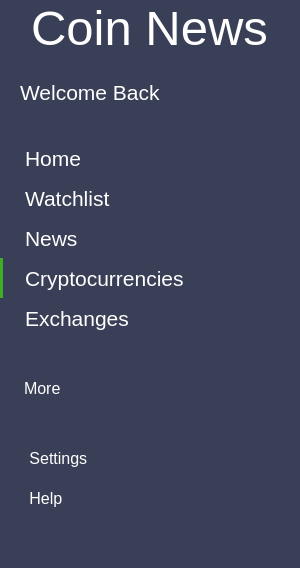
     <widget class="QWidget" name="menulWidget" native="true">
      <property name="sizePolicy">
       <sizepolicy hsizetype="Fixed" vsizetype="Preferred">
        <horstretch>0</horstretch>
        <verstretch>0</verstretch>
       </sizepolicy>
      </property>
      <property name="minimumSize">
       <size>
        <width>300</width>
        <height>0</height>
       </size>
      </property>
      <property name="maximumSize">
       <size>
        <width>300</width>
        <height>16777215</height>
       </size>
      </property>
      <property name="styleSheet">
       <string notr="true">background-color: rgb(57, 63, 86);</string>
      </property>
      <layout class="QVBoxLayout" name="verticalLayout">
       <property name="leftMargin">
        <number>0</number>
       </property>
       <property name="topMargin">
        <number>0</number>
       </property>
       <property name="rightMargin">
        <number>0</number>
       </property>
       <property name="bottomMargin">
        <number>0</number>
       </property>
       <item>
        <layout class="QHBoxLayout" name="horizontalLayout_7">
         <item>
          <widget class="QLabel" name="label_2">
           <property name="sizePolicy">
            <sizepolicy hsizetype="Fixed" vsizetype="Fixed">
             <horstretch>0</horstretch>
             <verstretch>0</verstretch>
            </sizepolicy>
           </property>
           <property name="font">
            <font>
             <pointsize>37</pointsize>
             <kerning>false</kerning>
            </font>
           </property>
           <property name="styleSheet">
            <string notr="true">color: white;
font-size: 36;
font-family: &quot;Montserrat ExtraBold&quot;;</string>
           </property>
           <property name="text">
            <string>Coin News</string>
           </property>
           <property name="alignment">
            <set>Qt::AlignCenter</set>
           </property>
          </widget>
         </item>
        </layout>
       </item>
       <item>
        <layout class="QVBoxLayout" name="verticalLayout_4">
         <item>
          <layout class="QHBoxLayout" name="horizontalLayout_3">
           <item>
            <widget class="QPushButton" name="pushButton_6">
             <property name="sizePolicy">
              <sizepolicy hsizetype="Preferred" vsizetype="Fixed">
               <horstretch>0</horstretch>
               <verstretch>0</verstretch>
              </sizepolicy>
             </property>
             <property name="minimumSize">
              <size>
               <width>300</width>
               <height>60</height>
              </size>
             </property>
             <property name="font">
              <font>
               <pointsize>16</pointsize>
              </font>
             </property>
             <property name="styleSheet">
              <string notr="true">text-align: left;
color: white;
padding-left: 20px;
background-color: rgb(57, 63, 86);
border: none;</string>
             </property>
             <property name="text">
              <string>Welcome Back</string>
             </property>
             <property name="iconSize">
              <size>
               <width>48</width>
               <height>48</height>
              </size>
             </property>
             <property name="flat">
              <bool>false</bool>
             </property>
            </widget>
           </item>
          </layout>
         </item>
        </layout>
       </item>
       <item>
        <layout class="QVBoxLayout" name="verticalLayout_6">
         <property name="spacing">
          <number>0</number>
         </property>
         <property name="topMargin">
          <number>10</number>
         </property>
         <property name="bottomMargin">
          <number>10</number>
         </property>
         <item>
          <widget class="QPushButton" name="pushButton">
           <property name="sizePolicy">
            <sizepolicy hsizetype="Minimum" vsizetype="Preferred">
             <horstretch>0</horstretch>
             <verstretch>0</verstretch>
            </sizepolicy>
           </property>
           <property name="minimumSize">
            <size>
             <width>300</width>
             <height>40</height>
            </size>
           </property>
           <property name="font">
            <font>
             <pointsize>16</pointsize>
            </font>
           </property>
           <property name="styleSheet">
            <string notr="true">QPushButton {
color: white;
border: none;
background-color: rgb(57, 63, 86);
text-align: left;
padding-left: 25px;

}
QPushButton:hover:!pressed {
	background-color: rgb(40, 43, 58);
}</string>
           </property>
           <property name="text">
            <string>Home</string>
           </property>
          </widget>
         </item>
         <item>
          <widget class="QPushButton" name="pushButton_3">
           <property name="sizePolicy">
            <sizepolicy hsizetype="Minimum" vsizetype="Preferred">
             <horstretch>0</horstretch>
             <verstretch>0</verstretch>
            </sizepolicy>
           </property>
           <property name="minimumSize">
            <size>
             <width>300</width>
             <height>40</height>
            </size>
           </property>
           <property name="font">
            <font>
             <pointsize>16</pointsize>
            </font>
           </property>
           <property name="styleSheet">
            <string notr="true">QPushButton {
color: white;
border: none;
background-color: rgb(57, 63, 86);
text-align: left;
padding-left: 25px;
}
QPushButton:hover:!pressed {
	background-color: rgb(40, 43, 58);
}</string>
           </property>
           <property name="text">
            <string>Watchlist</string>
           </property>
          </widget>
         </item>
         <item>
          <widget class="QPushButton" name="pushButton_4">
           <property name="sizePolicy">
            <sizepolicy hsizetype="Minimum" vsizetype="Preferred">
             <horstretch>0</horstretch>
             <verstretch>0</verstretch>
            </sizepolicy>
           </property>
           <property name="minimumSize">
            <size>
             <width>300</width>
             <height>40</height>
            </size>
           </property>
           <property name="font">
            <font>
             <pointsize>16</pointsize>
            </font>
           </property>
           <property name="styleSheet">
            <string notr="true">QPushButton {
color: white;
border: none;
background-color: rgb(57, 63, 86);
text-align: left;
padding-left: 25px;
}
QPushButton:hover:!pressed {
	background-color: rgb(40, 43, 58);
}</string>
           </property>
           <property name="text">
            <string>News</string>
           </property>
          </widget>
         </item>
         <item>
          <widget class="QPushButton" name="pushButton_2">
           <property name="sizePolicy">
            <sizepolicy hsizetype="Minimum" vsizetype="Preferred">
             <horstretch>0</horstretch>
             <verstretch>0</verstretch>
            </sizepolicy>
           </property>
           <property name="minimumSize">
            <size>
             <width>300</width>
             <height>40</height>
            </size>
           </property>
           <property name="font">
            <font>
             <pointsize>16</pointsize>
            </font>
           </property>
           <property name="styleSheet">
            <string notr="true">QPushButton {
color: white;
border: none;
background-color: rgb(57, 63, 86);
text-align: left;
padding-left: 22px;
border-left: 3px solid rgb(61, 174, 35);
}
QPushButton:hover:!pressed {
	background-color: rgb(40, 43, 58);
}</string>
           </property>
           <property name="text">
            <string>Cryptocurrencies</string>
           </property>
          </widget>
         </item>
         <item>
          <widget class="QPushButton" name="pushButton_7">
           <property name="sizePolicy">
            <sizepolicy hsizetype="Minimum" vsizetype="Preferred">
             <horstretch>0</horstretch>
             <verstretch>0</verstretch>
            </sizepolicy>
           </property>
           <property name="minimumSize">
            <size>
             <width>300</width>
             <height>40</height>
            </size>
           </property>
           <property name="font">
            <font>
             <pointsize>16</pointsize>
            </font>
           </property>
           <property name="styleSheet">
            <string notr="true">QPushButton {
color: white;
border: none;
background-color: rgb(57, 63, 86);
text-align: left;
padding-left: 25px;
}
QPushButton:hover:!pressed {
	background-color: rgb(40, 43, 58);
}</string>
           </property>
           <property name="text">
            <string>Exchanges</string>
           </property>
          </widget>
         </item>
         <item>
          <widget class="QLabel" name="label">
           <property name="sizePolicy">
            <sizepolicy hsizetype="Preferred" vsizetype="Fixed">
             <horstretch>0</horstretch>
             <verstretch>0</verstretch>
            </sizepolicy>
           </property>
           <property name="minimumSize">
            <size>
             <width>0</width>
             <height>100</height>
            </size>
           </property>
           <property name="font">
            <font>
             <pointsize>12</pointsize>
             <bold>false</bold>
            </font>
           </property>
           <property name="styleSheet">
            <string notr="true">padding-left: 20px;
color: white;</string>
           </property>
           <property name="text">
            <string>More</string>
           </property>
          </widget>
         </item>
         <item>
          <widget class="QPushButton" name="pushButton_5">
           <property name="sizePolicy">
            <sizepolicy hsizetype="Minimum" vsizetype="Preferred">
             <horstretch>0</horstretch>
             <verstretch>0</verstretch>
            </sizepolicy>
           </property>
           <property name="minimumSize">
            <size>
             <width>300</width>
             <height>40</height>
            </size>
           </property>
           <property name="font">
            <font>
             <pointsize>12</pointsize>
            </font>
           </property>
           <property name="styleSheet">
            <string notr="true">QPushButton {
color: white;
border: none;
background-color: rgb(57, 63, 86);
text-align: left;
padding-left: 25px;
}
QPushButton:hover:!pressed {
	background-color: rgb(40, 43, 58);
}</string>
           </property>
           <property name="text">
            <string> Settings</string>
           </property>
           <property name="icon">
            <iconset resource="resources.qrc">
             <normaloff>:/icons/icons/setting.png</normaloff>:/icons/icons/setting.png</iconset>
           </property>
           <property name="iconSize">
            <size>
             <width>25</width>
             <height>25</height>
            </size>
           </property>
          </widget>
         </item>
         <item>
          <widget class="QPushButton" name="pushButton_8">
           <property name="sizePolicy">
            <sizepolicy hsizetype="Minimum" vsizetype="Preferred">
             <horstretch>0</horstretch>
             <verstretch>0</verstretch>
            </sizepolicy>
           </property>
           <property name="minimumSize">
            <size>
             <width>300</width>
             <height>40</height>
            </size>
           </property>
           <property name="font">
            <font>
             <pointsize>12</pointsize>
            </font>
           </property>
           <property name="layoutDirection">
            <enum>Qt::LeftToRight</enum>
           </property>
           <property name="styleSheet">
            <string notr="true">QPushButton {
color: white;
border: none;
background-color: rgb(57, 63, 86);
text-align: left;
padding-left: 25px;
}
QPushButton:hover:!pressed {
	background-color: rgb(40, 43, 58);
}</string>
           </property>
           <property name="text">
            <string> Help</string>
           </property>
           <property name="icon">
            <iconset resource="resources.qrc">
             <normaloff>:/icons/icons/help.png</normaloff>:/icons/icons/help.png</iconset>
           </property>
           <property name="iconSize">
            <size>
             <width>25</width>
             <height>25</height>
            </size>
           </property>
          </widget>
         </item>
         <item>
          <spacer name="verticalSpacer">
           <property name="orientation">
            <enum>Qt::Vertical</enum>
           </property>
           <property name="sizeHint" stdset="0">
            <size>
             <width>20</width>
             <height>40</height>
            </size>
           </property>
          </spacer>
         </item>
        </layout>
       </item>
      </layout>
     </widget>
